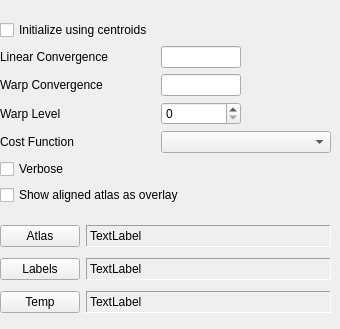
      <widget class="QWidget" name="parametersStackedWidgetPage4">
       <widget class="QWidget" name="layoutWidget7">
        <property name="geometry">
         <rect>
          <x>0</x>
          <y>20</y>
          <width>331</width>
          <height>192</height>
         </rect>
        </property>
        <layout class="QGridLayout" name="gridLayout_3">
         <item row="1" column="0">
          <widget class="QLabel" name="label_7">
           <property name="text">
            <string>Linear Convergence</string>
           </property>
          </widget>
         </item>
         <item row="6" column="0" colspan="2">
          <widget class="QCheckBox" name="showAlignedAtlasAsOverlayCheckBox">
           <property name="text">
            <string>Show aligned atlas as overlay</string>
           </property>
          </widget>
         </item>
         <item row="2" column="1">
          <widget class="QLineEdit" name="warpConvergenceEditBox">
           <property name="maximumSize">
            <size>
             <width>80</width>
             <height>16777215</height>
            </size>
           </property>
           <property name="toolTip">
            <string/>
           </property>
          </widget>
         </item>
         <item row="4" column="1">
          <widget class="QComboBox" name="costFunctionComboBox">
           <property name="minimumSize">
            <size>
             <width>170</width>
             <height>0</height>
            </size>
           </property>
          </widget>
         </item>
         <item row="5" column="0">
          <widget class="QCheckBox" name="verboseCheckBox">
           <property name="text">
            <string>Verbose</string>
           </property>
          </widget>
         </item>
         <item row="3" column="0">
          <widget class="QLabel" name="label_9">
           <property name="text">
            <string>Warp Level</string>
           </property>
          </widget>
         </item>
         <item row="4" column="0">
          <widget class="QLabel" name="label_10">
           <property name="text">
            <string>Cost Function</string>
           </property>
          </widget>
         </item>
         <item row="3" column="1">
          <widget class="QSpinBox" name="warpLevelSpinBox">
           <property name="maximumSize">
            <size>
             <width>80</width>
             <height>16777215</height>
            </size>
           </property>
          </widget>
         </item>
         <item row="1" column="1">
          <widget class="QLineEdit" name="linearConvergenceEditBox">
           <property name="maximumSize">
            <size>
             <width>80</width>
             <height>16777215</height>
            </size>
           </property>
          </widget>
         </item>
         <item row="2" column="0">
          <widget class="QLabel" name="label_8">
           <property name="text">
            <string>Warp Convergence</string>
           </property>
          </widget>
         </item>
         <item row="0" column="0" colspan="2">
          <widget class="QCheckBox" name="useCentroidsCheckBox">
           <property name="text">
            <string>Initialize using centroids</string>
           </property>
          </widget>
         </item>
        </layout>
       </widget>
       <widget class="QWidget" name="layoutWidget8">
        <property name="geometry">
         <rect>
          <x>0</x>
          <y>220</y>
          <width>331</width>
          <height>100</height>
         </rect>
        </property>
        <layout class="QGridLayout" name="gridLayout_19">
         <item row="0" column="0">
          <widget class="QPushButton" name="atlasPushButton">
           <property name="maximumSize">
            <size>
             <width>110</width>
             <height>16777215</height>
            </size>
           </property>
           <property name="text">
            <string>Atlas</string>
           </property>
          </widget>
         </item>
         <item row="0" column="1">
          <widget class="DSFileLabel" name="atlasFileTextLabel">
           <property name="acceptDrops">
            <bool>true</bool>
           </property>
           <property name="frameShape">
            <enum>QFrame::Panel</enum>
           </property>
           <property name="frameShadow">
            <enum>QFrame::Sunken</enum>
           </property>
           <property name="text">
            <string>TextLabel</string>
           </property>
           <property name="scaledContents">
            <bool>false</bool>
           </property>
          </widget>
         </item>
         <item row="1" column="0">
          <widget class="QPushButton" name="labelsPushButton">
           <property name="maximumSize">
            <size>
             <width>80</width>
             <height>16777215</height>
            </size>
           </property>
           <property name="text">
            <string>Labels</string>
           </property>
          </widget>
         </item>
         <item row="1" column="1">
          <widget class="DSFileLabel" name="labelFileTextLabel">
           <property name="acceptDrops">
            <bool>true</bool>
           </property>
           <property name="frameShape">
            <enum>QFrame::Panel</enum>
           </property>
           <property name="frameShadow">
            <enum>QFrame::Sunken</enum>
           </property>
           <property name="text">
            <string>TextLabel</string>
           </property>
           <property name="scaledContents">
            <bool>false</bool>
           </property>
          </widget>
         </item>
         <item row="2" column="0">
          <widget class="QPushButton" name="tempPathPushButton">
           <property name="maximumSize">
            <size>
             <width>110</width>
             <height>16777215</height>
            </size>
           </property>
           <property name="text">
            <string>Temp</string>
           </property>
          </widget>
         </item>
         <item row="2" column="1">
          <widget class="DSFileLabel" name="tempPathTextLabel">
           <property name="acceptDrops">
            <bool>true</bool>
           </property>
           <property name="frameShape">
            <enum>QFrame::Panel</enum>
           </property>
           <property name="frameShadow">
            <enum>QFrame::Sunken</enum>
           </property>
           <property name="text">
            <string>TextLabel</string>
           </property>
           <property name="scaledContents">
            <bool>false</bool>
           </property>
          </widget>
         </item>
        </layout>
       </widget>
      </widget>
